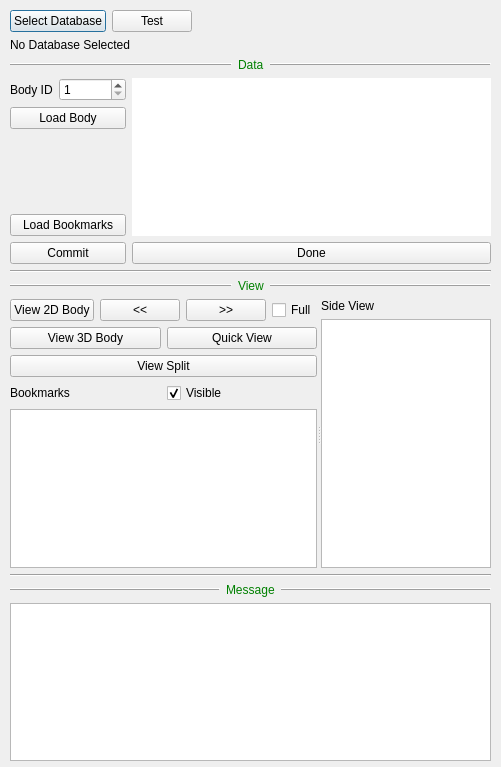
<?xml version="1.0" encoding="UTF-8"?>
<ui version="4.0">
 <class>FlyEmBodySplitProjectDialog</class>
 <widget class="QDialog" name="FlyEmBodySplitProjectDialog">
  <property name="geometry">
   <rect>
    <x>0</x>
    <y>0</y>
    <width>501</width>
    <height>767</height>
   </rect>
  </property>
  <property name="sizePolicy">
   <sizepolicy hsizetype="Preferred" vsizetype="Preferred">
    <horstretch>0</horstretch>
    <verstretch>0</verstretch>
   </sizepolicy>
  </property>
  <property name="windowTitle">
   <string>Body Split</string>
  </property>
  <widget class="QWidget" name="layoutWidget">
   <property name="geometry">
    <rect>
     <x>10</x>
     <y>10</y>
     <width>481</width>
     <height>751</height>
    </rect>
   </property>
   <layout class="QVBoxLayout" name="verticalLayout_10">
    <item>
     <layout class="QHBoxLayout" name="horizontalLayout">
      <item>
       <widget class="QPushButton" name="dvidPushButton">
        <property name="text">
         <string>Select Database</string>
        </property>
       </widget>
      </item>
      <item>
       <widget class="QPushButton" name="pushButton">
        <property name="text">
         <string>Test</string>
        </property>
       </widget>
      </item>
      <item>
       <spacer name="horizontalSpacer">
        <property name="orientation">
         <enum>Qt::Horizontal</enum>
        </property>
        <property name="sizeHint" stdset="0">
         <size>
          <width>40</width>
          <height>20</height>
         </size>
        </property>
       </spacer>
      </item>
     </layout>
    </item>
    <item>
     <widget class="QLabel" name="dvidInfoLabel">
      <property name="text">
       <string>No Database Selected</string>
      </property>
     </widget>
    </item>
    <item>
     <layout class="QVBoxLayout" name="verticalLayout_5">
      <item>
       <layout class="QHBoxLayout" name="horizontalLayout_3">
        <item>
         <widget class="Line" name="line_4">
          <property name="frameShadow">
           <enum>QFrame::Raised</enum>
          </property>
          <property name="lineWidth">
           <number>1</number>
          </property>
          <property name="orientation">
           <enum>Qt::Horizontal</enum>
          </property>
         </widget>
        </item>
        <item>
         <widget class="QLabel" name="label_3">
          <property name="sizePolicy">
           <sizepolicy hsizetype="Maximum" vsizetype="Preferred">
            <horstretch>0</horstretch>
            <verstretch>0</verstretch>
           </sizepolicy>
          </property>
          <property name="text">
           <string>&lt;font color=&quot;Green&quot;&gt;Data&lt;/font&gt;</string>
          </property>
          <property name="textFormat">
           <enum>Qt::AutoText</enum>
          </property>
         </widget>
        </item>
        <item>
         <widget class="Line" name="line">
          <property name="frameShadow">
           <enum>QFrame::Raised</enum>
          </property>
          <property name="lineWidth">
           <number>1</number>
          </property>
          <property name="orientation">
           <enum>Qt::Horizontal</enum>
          </property>
         </widget>
        </item>
       </layout>
      </item>
      <item>
       <layout class="QHBoxLayout" name="horizontalLayout_6">
        <item>
         <layout class="QVBoxLayout" name="verticalLayout_2">
          <item>
           <layout class="QHBoxLayout" name="horizontalLayout_5">
            <item>
             <widget class="QLabel" name="label_4">
              <property name="text">
               <string>Body ID</string>
              </property>
             </widget>
            </item>
            <item>
             <widget class="QSpinBox" name="bodyIdSpinBox">
              <property name="minimum">
               <number>1</number>
              </property>
              <property name="maximum">
               <number>999999999</number>
              </property>
             </widget>
            </item>
           </layout>
          </item>
          <item>
           <widget class="QPushButton" name="loadBodyPushButton">
            <property name="text">
             <string>Load Body</string>
            </property>
           </widget>
          </item>
          <item>
           <spacer name="verticalSpacer">
            <property name="orientation">
             <enum>Qt::Vertical</enum>
            </property>
            <property name="sizeHint" stdset="0">
             <size>
              <width>20</width>
              <height>40</height>
             </size>
            </property>
           </spacer>
          </item>
          <item>
           <widget class="QPushButton" name="loadBookmarkButton">
            <property name="text">
             <string>Load Bookmarks</string>
            </property>
           </widget>
          </item>
          <item>
           <widget class="QPushButton" name="commitPushButton">
            <property name="text">
             <string>Commit</string>
            </property>
           </widget>
          </item>
         </layout>
        </item>
        <item>
         <layout class="QVBoxLayout" name="verticalLayout_4">
          <item>
           <widget class="QTextEdit" name="infoWidget">
            <property name="frameShape">
             <enum>QFrame::NoFrame</enum>
            </property>
            <property name="frameShadow">
             <enum>QFrame::Plain</enum>
            </property>
            <property name="lineWidth">
             <number>1</number>
            </property>
            <property name="lineWrapMode">
             <enum>QTextEdit::WidgetWidth</enum>
            </property>
            <property name="readOnly">
             <bool>true</bool>
            </property>
           </widget>
          </item>
          <item>
           <widget class="QPushButton" name="donePushButton">
            <property name="text">
             <string>Done</string>
            </property>
           </widget>
          </item>
         </layout>
        </item>
       </layout>
      </item>
     </layout>
    </item>
    <item>
     <widget class="Line" name="line_8">
      <property name="orientation">
       <enum>Qt::Horizontal</enum>
      </property>
     </widget>
    </item>
    <item>
     <layout class="QVBoxLayout" name="verticalLayout_8">
      <item>
       <layout class="QHBoxLayout" name="horizontalLayout_4">
        <item>
         <widget class="Line" name="line_5">
          <property name="frameShadow">
           <enum>QFrame::Raised</enum>
          </property>
          <property name="lineWidth">
           <number>1</number>
          </property>
          <property name="orientation">
           <enum>Qt::Horizontal</enum>
          </property>
         </widget>
        </item>
        <item>
         <widget class="QLabel" name="label_5">
          <property name="sizePolicy">
           <sizepolicy hsizetype="Maximum" vsizetype="Preferred">
            <horstretch>0</horstretch>
            <verstretch>0</verstretch>
           </sizepolicy>
          </property>
          <property name="text">
           <string>&lt;font color=&quot;Green&quot;&gt;View&lt;/font&gt;</string>
          </property>
          <property name="textFormat">
           <enum>Qt::AutoText</enum>
          </property>
         </widget>
        </item>
        <item>
         <widget class="Line" name="line_2">
          <property name="frameShadow">
           <enum>QFrame::Raised</enum>
          </property>
          <property name="lineWidth">
           <number>1</number>
          </property>
          <property name="orientation">
           <enum>Qt::Horizontal</enum>
          </property>
         </widget>
        </item>
       </layout>
      </item>
      <item>
       <widget class="QSplitter" name="splitter">
        <property name="orientation">
         <enum>Qt::Horizontal</enum>
        </property>
        <widget class="QWidget" name="layoutWidget">
         <layout class="QVBoxLayout" name="verticalLayout_7">
          <item>
           <layout class="QVBoxLayout" name="verticalLayout">
            <item>
             <layout class="QHBoxLayout" name="horizontalLayout_7">
              <item>
               <widget class="QPushButton" name="view2dBodyPushButton">
                <property name="text">
                 <string>View 2D Body</string>
                </property>
               </widget>
              </item>
              <item>
               <widget class="QPushButton" name="prevPushButton">
                <property name="text">
                 <string>&lt;&lt;</string>
                </property>
               </widget>
              </item>
              <item>
               <widget class="QPushButton" name="nextPushButton">
                <property name="text">
                 <string>&gt;&gt;</string>
                </property>
               </widget>
              </item>
              <item>
               <widget class="QCheckBox" name="fullGrayscaleCheckBox">
                <property name="text">
                 <string>Full</string>
                </property>
               </widget>
              </item>
              <item>
               <spacer name="horizontalSpacer_2">
                <property name="orientation">
                 <enum>Qt::Horizontal</enum>
                </property>
                <property name="sizeHint" stdset="0">
                 <size>
                  <width>40</width>
                  <height>20</height>
                 </size>
                </property>
               </spacer>
              </item>
             </layout>
            </item>
            <item>
             <layout class="QHBoxLayout" name="horizontalLayout_8">
              <item>
               <widget class="QPushButton" name="view3dBodyPushButton">
                <property name="text">
                 <string>View 3D Body</string>
                </property>
               </widget>
              </item>
              <item>
               <widget class="QPushButton" name="quickViewPushButton">
                <property name="text">
                 <string>Quick View</string>
                </property>
               </widget>
              </item>
             </layout>
            </item>
            <item>
             <widget class="QPushButton" name="viewSplitPushButton">
              <property name="text">
               <string>View Split</string>
              </property>
             </widget>
            </item>
           </layout>
          </item>
          <item>
           <layout class="QVBoxLayout" name="verticalLayout_6">
            <item>
             <layout class="QHBoxLayout" name="horizontalLayout_2">
              <item>
               <widget class="QLabel" name="label">
                <property name="text">
                 <string>Bookmarks</string>
                </property>
               </widget>
              </item>
              <item>
               <widget class="QCheckBox" name="bookmarkVisibleCheckBox">
                <property name="text">
                 <string>Visible</string>
                </property>
                <property name="checked">
                 <bool>true</bool>
                </property>
               </widget>
              </item>
             </layout>
            </item>
            <item>
             <widget class="QTableView" name="bookmarkView"/>
            </item>
           </layout>
          </item>
         </layout>
        </widget>
        <widget class="QWidget" name="layoutWidget">
         <layout class="QVBoxLayout" name="verticalLayout_3">
          <item>
           <widget class="QLabel" name="sideViewLabel">
            <property name="text">
             <string>Side View</string>
            </property>
           </widget>
          </item>
          <item>
           <widget class="QGraphicsView" name="sideView"/>
          </item>
         </layout>
        </widget>
       </widget>
      </item>
     </layout>
    </item>
    <item>
     <widget class="Line" name="line_9">
      <property name="orientation">
       <enum>Qt::Horizontal</enum>
      </property>
     </widget>
    </item>
    <item>
     <layout class="QVBoxLayout" name="verticalLayout_9">
      <item>
       <layout class="QHBoxLayout" name="horizontalLayout_21">
        <item>
         <widget class="Line" name="line_6">
          <property name="frameShadow">
           <enum>QFrame::Raised</enum>
          </property>
          <property name="lineWidth">
           <number>1</number>
          </property>
          <property name="orientation">
           <enum>Qt::Horizontal</enum>
          </property>
         </widget>
        </item>
        <item>
         <widget class="QLabel" name="label_10">
          <property name="sizePolicy">
           <sizepolicy hsizetype="Maximum" vsizetype="Preferred">
            <horstretch>0</horstretch>
            <verstretch>0</verstretch>
           </sizepolicy>
          </property>
          <property name="text">
           <string>&lt;font color=&quot;Green&quot;&gt;Message&lt;/font&gt;</string>
          </property>
         </widget>
        </item>
        <item>
         <widget class="Line" name="line_7">
          <property name="frameShadow">
           <enum>QFrame::Raised</enum>
          </property>
          <property name="lineWidth">
           <number>1</number>
          </property>
          <property name="orientation">
           <enum>Qt::Horizontal</enum>
          </property>
         </widget>
        </item>
       </layout>
      </item>
      <item>
       <widget class="QTextEdit" name="outputWidget">
        <property name="sizePolicy">
         <sizepolicy hsizetype="Preferred" vsizetype="Maximum">
          <horstretch>0</horstretch>
          <verstretch>0</verstretch>
         </sizepolicy>
        </property>
        <property name="readOnly">
         <bool>true</bool>
        </property>
        <property name="html">
         <string>&lt;!DOCTYPE HTML PUBLIC &quot;-//W3C//DTD HTML 4.0//EN&quot; &quot;http://www.w3.org/TR/REC-html40/strict.dtd&quot;&gt;
&lt;html&gt;&lt;head&gt;&lt;meta name=&quot;qrichtext&quot; content=&quot;1&quot; /&gt;&lt;style type=&quot;text/css&quot;&gt;
p, li { white-space: pre-wrap; }
&lt;/style&gt;&lt;/head&gt;&lt;body style=&quot; font-family:'Lucida Grande'; font-size:13pt; font-weight:400; font-style:normal;&quot;&gt;
&lt;p style=&quot;-qt-paragraph-type:empty; margin-top:0px; margin-bottom:0px; margin-left:0px; margin-right:0px; -qt-block-indent:0; text-indent:0px;&quot;&gt;&lt;br /&gt;&lt;/p&gt;&lt;/body&gt;&lt;/html&gt;</string>
        </property>
       </widget>
      </item>
     </layout>
    </item>
   </layout>
  </widget>
 </widget>
 <resources/>
 <connections/>
</ui>
